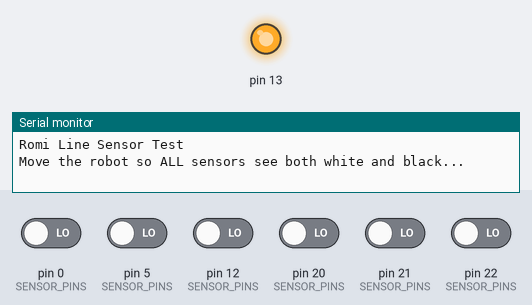
Simulated run of this sketch. Board: Arduino Leonardo, built with avr-gcc and run on an emulated ATmega32U4. Shown: output pins drawn as LEDs (lit = HIGH), the last lines printed to the serial monitor. Inputs (shaded band) come from the test bench; at power-on: pin 0 (SENSOR_PINS), pin 5 (SENSOR_PINS), pin 12 (SENSOR_PINS), pin 20 (SENSOR_PINS), pin 21 (SENSOR_PINS), pin 22 (SENSOR_PINS) LOW.

Above: at 0.9 s.
At 12.9 s:
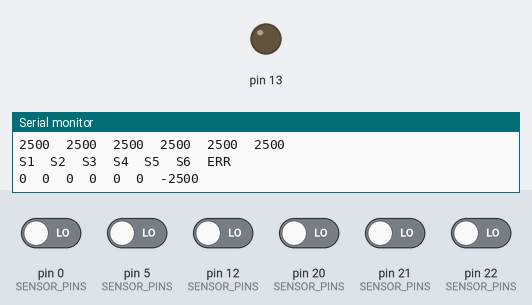
Timing chart, 0 to 14.4 s (numbered marks = the images above):
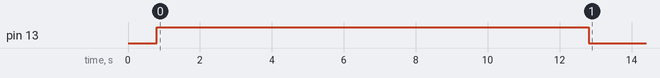

The sketch:

Lab3_E321.ino
```cpp
#include <QTRSensors.h>
#include <Romi32U4.h>

static constexpr uint8_t N_SENS = 6;

// Your current wiring (keep as-is)
static const uint8_t SENSOR_PINS[N_SENS] = {0, 5, 12, 22, 21, 20};
static constexpr uint8_t EMITTER_PIN = 18;

// QTR sensor object + data buffer
QTRSensors qtr;
uint16_t calVals[N_SENS];

static void calibrateSensors(uint16_t cycles)
{
  // Use the Romi yellow LED (not LED_BUILTIN) so it’s clearly “Romi”
  ledYellow(1);

  for (uint16_t i = 0; i < cycles; i++)
  {
    qtr.calibrate();
    delay(5); // gives you time to sweep over black/white
  }

  ledYellow(0);
}

static void printCalSummary()
{
  Serial.println("CAL_MIN:");
  for (uint8_t i = 0; i < N_SENS; i++)
  {
    Serial.print(qtr.calibrationOn.minimum[i]);
    Serial.print(i == N_SENS - 1 ? '\n' : '\t');
  }

  Serial.println("CAL_MAX:");
  for (uint8_t i = 0; i < N_SENS; i++)
  {
    Serial.print(qtr.calibrationOn.maximum[i]);
    Serial.print(i == N_SENS - 1 ? '\n' : '\t');
  }

  Serial.println();
  Serial.println("S1\tS2\tS3\tS4\tS5\tS6\tERR");
}

void setup()
{
  Serial.begin(9600);
  delay(800);

  qtr.setTypeRC();
  qtr.setSensorPins(SENSOR_PINS, N_SENS);
  qtr.setEmitterPin(EMITTER_PIN);

  Serial.println("Romi Line Sensor Test");
  Serial.println("Move the robot so ALL sensors see both white and black...");
  calibrateSensors(400);   // ~10 seconds total
  printCalSummary();
}

void loop()
{
  // readLineBlack() returns 0..5000 for 6 sensors (left..right)
  // Center per lab: subtract 2500 so center=0, right=+, left=-
  uint16_t pos = qtr.readLineBlack(calVals);   // also fills calVals with 0..1000
  int16_t err = (int16_t)pos - 2500;

  // Print calibrated sensor values + signed error (what the PDF/lab wants)
  for (uint8_t i = 0; i < N_SENS; i++)
  {
    Serial.print(calVals[i]);
    Serial.print('\t');
  }
  Serial.println(err);

  delay(200);
}
```
